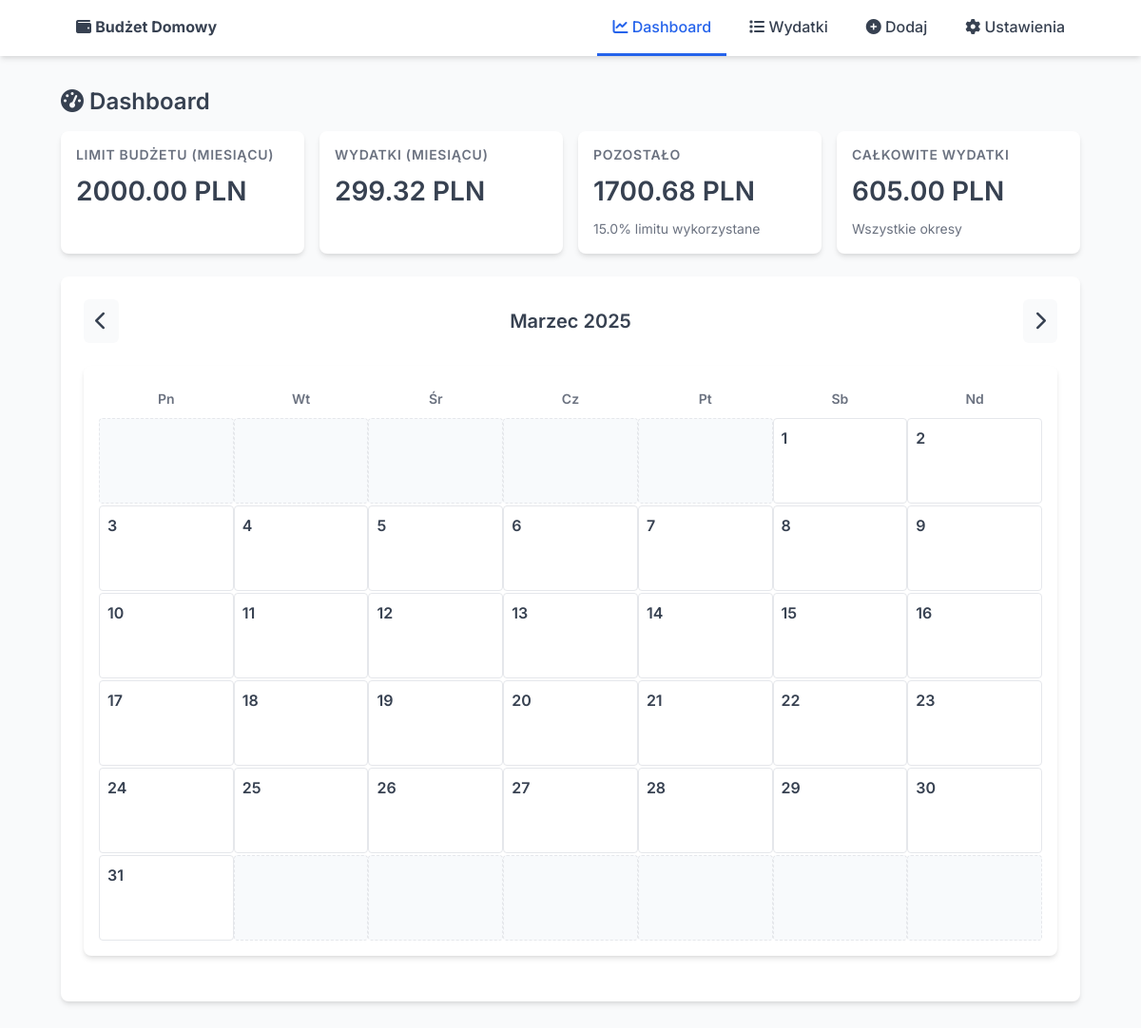
The app's page /2025/3/ with its own data.
### models.py (models this page shows, shortened)
class Settings(db.Model):
    __tablename__ = 'settings'
    id = db.Column(db.Integer, primary_key=True)
    budget_limit = db.Column(db.Float, nullable=False, default=2000.0)
    limit_period = db.Column(db.String(10), nullable=False, default='month')  # 'week', 'month', 'year'
    notified = db.Column(db.Boolean, nullable=False, default=False)

### app.py (the view)
@env_app.route('/')
@env_app.route('/<int:year>/<int:month>/')
def dashboard(year=None, month=None):
    settings = Settings.query.first()
    if not settings:
        settings = Settings(budget_limit=2000.0, limit_period='month', notified=False)
        db.session.add(settings)
        db.session.commit()
    period_expenses = get_period_expenses(settings.limit_period)
    total_expenses = db.session.query(db.func.coalesce(db.func.sum(Expense.amount), 0)).scalar()
    now = datetime.now()
    if year is None or month is None:
        year, month = now.year, now.month
    if month < 1:
        month = 12
        year -= 1
    elif month > 12:
        month = 1
        year += 1
    prev_month = month - 1
    prev_year = year
    if prev_month < 1:
        prev_month = 12
        prev_year -= 1
    next_month = month + 1
    next_year = year
    if next_month > 12:
        next_month = 1
        next_year += 1
    month_names = ['', 'Styczeń', 'Luty', 'Marzec', 'Kwiecień', 'Maj', 'Czerwiec',
                   'Lipiec', 'Sierpień', 'Wrzesień', 'Październik', 'Listopad', 'Grudzień']
    month_name = month_names[month]
    _, last_day = calendar.monthrange(year, month)
    first_weekday = calendar.monthrange(year, month)[0]  # 0 = poniedzialek w Python (xd)
    daily_expenses = defaultdict(float)
    month_start = datetime(year, month, 1)
    if month == 12:
        next_month_start = datetime(year + 1, 1, 1)
    else:
        next_month_start = datetime(year, month + 1, 1)
    expenses = Expense.query.filter(
        Expense.date >= month_start,
        Expense.date < next_month_start
    ).all()
    for expense in expenses:
        day = expense.date.day
        daily_expenses[day] += expense.amount
    period_names = {
        'week': 'tygodniu',
        'month': 'miesiącu',
        'year': 'roku'
    }
    return render_template(
        'dashboard.html',
        current_limit=settings.budget_limit,
        period_expenses=period_expenses,
        total_expenses=total_expenses,
        period=period_names.get(settings.limit_period, settings.limit_period),
        year=year,
        month=month,
        month_name=month_name,
        last_day=last_day,
        first_weekday=first_weekday,
        daily_expenses=daily_expenses,
        prev_year=prev_year,
        prev_month=prev_month,
        next_year=next_year,
        next_month=next_month
    )

### app.py (called while the page is built)
@env_app.context_processor
def inject_current_year():
    return {'current_year': datetime.now().year}

### templates/dashboard.html (shortened to what this page needs)
{% extends 'base.html' %}
{% block content %}
<h2><i class="fas fa-tachometer-alt"></i> Dashboard</h2>
<div class="stats-grid">
    <div class="stat-card">
        <h4>Limit budżetu ({{ period }})</h4>
        <div class="value">{{ "%.2f"|format(current_limit) }} PLN</div>
    </div>
    <div class="stat-card">
        <h4>Wydatki ({{ period }})</h4>
        <div class="value">{{ "%.2f"|format(period_expenses) }} PLN</div>
    </div>
    <div class="stat-card">
        <h4>Pozostało</h4>
        <div class="value {% if current_limit - period_expenses >= 0 %}balance-positive{% else %}balance-negative{% endif %}">
            {{ "%.2f"|format(current_limit - period_expenses) }} PLN
        </div>
        <div class="secondary">
            {% if current_limit > 0 %}
            {{ "%.1f"|format((period_expenses / current_limit) * 100) }}% limitu wykorzystane
            {% endif %}
        </div>
    </div>
    <div class="stat-card">
        <h4>Całkowite wydatki</h4>
        <div class="value">{{ "%.2f"|format(total_expenses) }} PLN</div>
        <div class="secondary">Wszystkie okresy</div>
    </div>
</div>
<div class="card">
    <div class="calendar-header">
        <a href="{{ url_for('dashboard', year=prev_year, month=prev_month) }}" class="calendar-arrow"><i class="fas fa-chevron-left"></i></a>
        <h3>{{ month_name }} {{ year }}</h3>
        <a href="{{ url_for('dashboard', year=next_year, month=next_month) }}" class="calendar-arrow"><i class="fas fa-chevron-right"></i></a>
    </div>
    <div class="calendar">
        <div class="week">
            <div class="day-name">Pn</div>
            <div class="day-name">Wt</div>
            <div class="day-name">Śr</div>
            <div class="day-name">Cz</div>
            <div class="day-name">Pt</div>
            <div class="day-name">Sb</div>
            <div class="day-name">Nd</div>
        </div>
        {% for week in range(6) %}
            <div class="week">
                {% for weekday in range(7) %}
                    {% set day_num = week * 7 + weekday - first_weekday + 1 %}
                    {% if day_num < 1 or day_num > last_day %}
                        <div class="day empty"></div>
                    {% else %}
                        <div class="day {% if day_num == today_day and month == today_month and year == today_year %}today{% endif %}">
                            <div class="day-number">{{ day_num }}</div>
                        </div>
                    {% endif %}
                {% endfor %}
            </div>
        {% endfor %}
    </div>
</div>
{% endblock %}

### static/style.css (style rules this page uses)
:root { --primary: #2563eb; --primary-dark: #1d4ed8; --success: #10b981; --danger: #ef4444; --warning: #f59e0b; --text: #374151; --text-light: #6b7280; --bg: #f9fafb; --bg-card: #ffffff; --border: #e5e7eb; --border-focus: #93c5fd; --shadow: 0 4px 6px -1px rgba(0, 0, 0, 0.1), 0 2px 4px -1px rgba(0, 0, 0, 0.06); }
* { box-sizing: border-box; margin: 0; padding: 0; }
body { font-family: 'Inter', 'Segoe UI', -apple-system, BlinkMacSystemFont, sans-serif; line-height: 1.5; color: var(--text); background-color: var(--bg); padding-bottom: 40px; }
h1, h2, h3, h4 { margin-bottom: 16px; font-weight: 600; line-height: 1.3; }
h2 { font-size: 1.5rem; color: var(--text); }
h3 { font-size: 1.25rem; color: var(--text); }
a { color: var(--primary); text-decoration: none; transition: color 0.2s ease-in-out; }
.card { background: var(--bg-card); border-radius: 8px; padding: 24px; box-shadow: var(--shadow); margin-bottom: 24px; }
.stats-grid { display: grid; grid-template-columns: repeat(auto-fit, minmax(250px, 1fr)); gap: 16px; margin-bottom: 24px; }
.stat-card { background: var(--bg-card); border-radius: 8px; padding: 16px; box-shadow: var(--shadow); display: flex; flex-direction: column; }
.stat-card h4 { font-size: 0.875rem; color: var(--text-light); text-transform: uppercase; letter-spacing: 0.05em; margin-bottom: 8px; }
.stat-card .value { font-size: 1.75rem; font-weight: 600; color: var(--text); margin-bottom: 8px; }
.stat-card .secondary { font-size: 0.875rem; color: var(--text-light); }
.balance-positive { color: var(--success); }
.calendar { display: flex; flex-direction: column; max-width: 100%; margin: 24px 0; gap: 2px; background: var(--bg-card); padding: 16px; border-radius: 8px; box-shadow: var(--shadow); }
.calendar-header { display: flex; justify-content: space-between; align-items: center; margin-bottom: 16px; }
.calendar-header h3 { margin-bottom: 0; font-size: 1.25rem; text-align: center; flex-grow: 1; }
.calendar-arrow { text-decoration: none; font-size: 1.25rem; color: var(--text); padding: 8px 12px; border-radius: 6px; background: var(--bg); transition: all 0.2s ease; }
.week { display: flex; justify-content: space-between; }
.day-name { width: 14.28%; padding: 8px; text-align: center; font-weight: 600; color: var(--text-light); font-size: 0.875rem; }
.day { width: 14.28%; height: 90px; border: 1px solid var(--border); border-radius: 4px; padding: 8px; font-size: 0.875rem; background-color: var(--bg-card); overflow: hidden; transition: background-color 0.2s ease; }
.day .day-number { font-weight: 600; margin-bottom: 4px; font-size: 1rem; }
.day.empty { background-color: #f8fafc; border: 1px dashed var(--border); }

### records on screen
Settings: budget_limit "2000.00", current_limit-period_expenses "1700.68", (period_expenses/current_limit)*100 "15.0"

### other values on screen
{{ period }} "MIESIĄCU"
{{ "%.2f"|format(period_expenses) }} "299.32"
{{ "%.2f"|format(total_expenses) }} "605.00"
{{ month_name }} "Marzec"
{{ year }} "2025"
{{ day_num }} "1" "2" "3" "4" "5" "6" "7" "8" "9" "10" "11" "12" "13" "14" "15" "16" "17" "18" "19" "20" "21" "22" "23" "24" "25" "26" "27" "28" "29" "30" "31"
